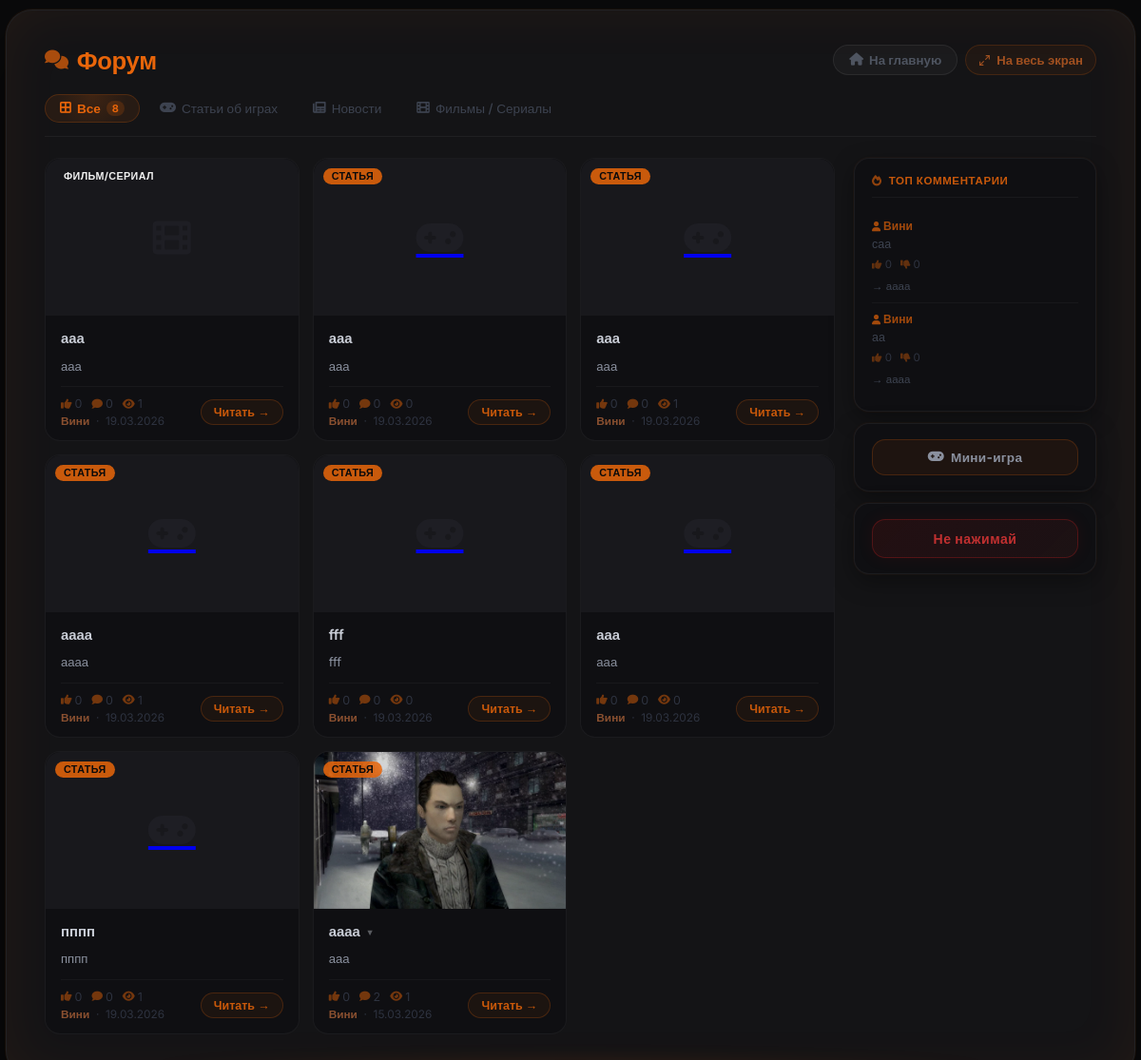
/forum, run on an earlier commit of the app's database.
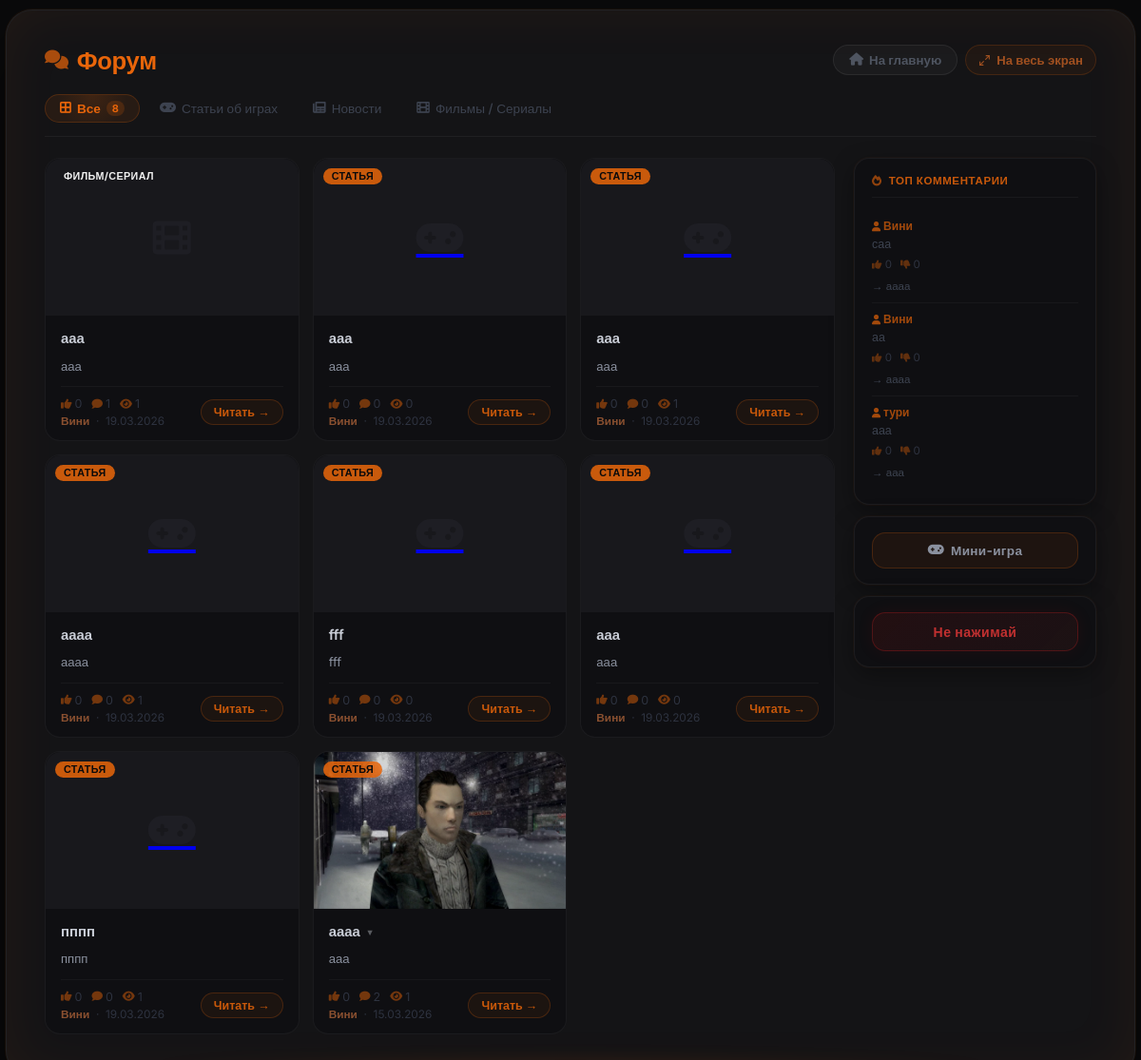
And on a later commit of the database.
### models.py (models this page shows, shortened)
class Article(db.Model):
    __tablename__ = 'articles'
    id          = db.Column(db.Integer, primary_key=True)
    title       = db.Column(db.String(300), nullable=False)
    preview     = db.Column(db.Text, nullable=True)       # краткое описание
    content     = db.Column(db.Text, nullable=False)
    image       = db.Column(db.String(500), nullable=True)  # URL изображения (старый способ)
    image_file  = db.Column(db.String(300), nullable=True)  # имя файла загруженного изображения
    video_url   = db.Column(db.String(500), nullable=True)  # ссылка на YouTube
    video_file  = db.Column(db.String(300), nullable=True)  # загруженный видео-файл
    category    = db.Column(db.String(50), default='article')
    views       = db.Column(db.Integer, default=0)
    likes       = db.Column(db.Integer, default=0)
    dislikes    = db.Column(db.Integer, default=0)
    created_at  = db.Column(db.DateTime, default=datetime.utcnow)
    updated_at  = db.Column(db.DateTime, default=datetime.utcnow, onupdate=datetime.utcnow)
    author_id   = db.Column(db.Integer, db.ForeignKey('users.id'), nullable=False)
    game_id     = db.Column(db.Integer, db.ForeignKey('games.id'), nullable=True)
    comments    = db.relationship('Comment',      backref='article', lazy='dynamic',
                                  cascade='all, delete-orphan')
    votes       = db.relationship('Vote',         backref='article', lazy='dynamic',
                                  cascade='all, delete-orphan')
    extra_pages = db.relationship('ExtraPage',    backref='article', lazy='dynamic',
                                  cascade='all, delete-orphan')
    dropdown_items = db.relationship('DropdownItem', backref='article', lazy='dynamic',
                                     cascade='all, delete-orphan', order_by='DropdownItem.order')
    article_views  = db.relationship('ArticleView',  backref='article', lazy='dynamic',
                                     cascade='all, delete-orphan')
    def get_image_url(self):
        if self.image_file:
            return f'/static/uploads/{self.image_file}'
        if self.image:
            return self.image
        return None

class User(db.Model, UserMixin):
    __tablename__ = 'users'
    id             = db.Column(db.Integer, primary_key=True)
    username       = db.Column(db.String(80),  unique=True, nullable=False)
    email          = db.Column(db.String(120), unique=True, nullable=False)
    password_hash  = db.Column(db.String(256), nullable=False)
    role           = db.Column(db.Integer, default=0)
    created_at     = db.Column(db.DateTime, default=datetime.utcnow)   # дата регистрации
    last_seen      = db.Column(db.DateTime, default=datetime.utcnow)
    banned_until   = db.Column(db.DateTime, nullable=True)
    ban_reason     = db.Column(db.String(500), nullable=True)
    banned_by_id   = db.Column(db.Integer, db.ForeignKey('users.id'), nullable=True)
    recovery_key   = db.Column(db.String(256), nullable=True)
    avatar         = db.Column(db.String(300), nullable=True)
    terms_agreed   = db.Column(db.Boolean, default=False)
    privacy_agreed = db.Column(db.Boolean, default=False)
    articles       = db.relationship('Article',  backref='author',     lazy='dynamic', foreign_keys='Article.author_id')
    comments       = db.relationship('Comment',  backref='author',     lazy='dynamic', foreign_keys='Comment.author_id')
    votes          = db.relationship('Vote',     backref='user',       lazy='dynamic')
    extra_pages    = db.relationship('ExtraPage', backref='author',    lazy='dynamic', foreign_keys='ExtraPage.author_id')
    comment_reactions = db.relationship('CommentReaction', backref='user', lazy='dynamic')

class Comment(db.Model):
    __tablename__ = 'comments'
    id         = db.Column(db.Integer, primary_key=True)
    content    = db.Column(db.Text, nullable=False)
    created_at = db.Column(db.DateTime, default=datetime.utcnow)
    article_id = db.Column(db.Integer, db.ForeignKey('articles.id'), nullable=False)
    author_id  = db.Column(db.Integer, db.ForeignKey('users.id'),    nullable=False)
    parent_id  = db.Column(db.Integer, db.ForeignKey('comments.id'), nullable=True)
    likes      = db.Column(db.Integer, default=0)
    dislikes   = db.Column(db.Integer, default=0)
    replies    = db.relationship('Comment',
                                 backref=db.backref('parent', remote_side='Comment.id'),
                                 lazy='dynamic',
                                 cascade='all, delete-orphan',
                                 primaryjoin='Comment.parent_id == Comment.id',
                                 order_by='Comment.created_at')
    reactions  = db.relationship('CommentReaction', backref='comment', lazy='dynamic',
                                 cascade='all, delete-orphan')

### app.py (the view)
@app.route('/forum')
def forum():
    category     = request.args.get('category', 'all')
    q            = Article.query
    if category in ('article', 'news', 'film'):
        q = q.filter_by(category=category)
    articles     = q.order_by(Article.created_at.desc()).all()
    top_comments = Comment.query.order_by(Comment.likes.desc()).limit(5).all()
    settings     = SiteSettings.get()
    return render_template('forum.html', articles=articles,
                           category=category, top_comments=top_comments,
                           chaos_button_enabled=settings.chaos_button_enabled)

### app.py (called while the page is built)
@app.before_request
def update_last_seen():
    if current_user.is_authenticated:
        current_user.last_seen = datetime.utcnow()
        db.session.commit()

@app.after_request
def add_security_headers(response):
    response.headers['X-Content-Type-Options'] = 'nosniff'
    response.headers['X-Frame-Options']        = 'DENY'
    response.headers['X-XSS-Protection']       = '1; mode=block'
    response.headers.pop('Server', None)
    response.headers.pop('X-Powered-By', None)
    return response

### models.py (called while the page is built)
    @staticmethod
    def get():
        s = SiteSettings.query.first()
        if not s:
            s = SiteSettings(chaos_button_enabled=False)
            db.session.add(s)
            db.session.commit()
        return s

### templates/forum.html (shortened to what this page needs)
{% extends "base.html" %}
{% block body_class %}has-own-fs{% endblock %}
{% block content %}
<div class="forum-outer">
<div class="forum-card">
    <div class="forum-header">
        <h1 class="forum-title"><i class="fas fa-comments"></i> Форум</h1>
        <div style="display:flex; gap:8px; flex-wrap:wrap;">
            <a href="{{ url_for('index') }}" class="btn btn-secondary"><i class="fas fa-home"></i> На главную</a>
            <button id="fsBtn" onclick="_fsToggle()" title="На весь экран" style="
                display:inline-flex;align-items:center;gap:6px;padding:7px 13px;border-radius:20px;
                background:rgba(232,101,10,0.06);border:1px solid rgba(232,101,10,0.18);
                color:#a05020;font-size:0.82rem;font-weight:600;cursor:pointer;
                font-family:inherit;transition:all 0.2s;
            " onmouseover="this.style.background='rgba(232,101,10,0.14)';this.style.color='#e8650a';this.style.borderColor='rgba(232,101,10,0.4)'"
               onmouseout="this.style.background='rgba(232,101,10,0.06)';this.style.color='#a05020';this.style.borderColor='rgba(232,101,10,0.18)'">
                <svg style="width:13px;height:13px;stroke:currentColor;fill:none;stroke-width:2;stroke-linecap:round;stroke-linejoin:round" viewBox="0 0 24 24" id="fsBtnSvg">
                    <polyline points="15 3 21 3 21 9"/><polyline points="9 21 3 21 3 15"/>
                    <line x1="21" y1="3" x2="14" y2="10"/><line x1="3" y1="21" x2="10" y2="14"/>
                </svg>
                <span id="fsBtnLabel">На весь экран</span>
            </button>
        </div>
    </div>
    <div class="forum-tabs">
        <a href="{{ url_for('forum', category='all') }}" class="tab-link {% if category == 'all' %}active{% endif %}">
            <i class="fas fa-border-all"></i> Все
            {% if category == 'all' and articles %}<span class="tab-count">{{ articles|length }}</span>{% endif %}
        </a>
        <a href="{{ url_for('forum', category='article') }}" class="tab-link {% if category == 'article' %}active{% endif %}">
            <i class="fas fa-gamepad"></i> Статьи об играх
        </a>
        <a href="{{ url_for('forum', category='news') }}" class="tab-link {% if category == 'news' %}active{% endif %}">
            <i class="fas fa-newspaper"></i> Новости
        </a>
        <a href="{{ url_for('forum', category='film') }}" class="tab-link {% if category == 'film' %}active{% endif %}">
            <i class="fas fa-film"></i> Фильмы / Сериалы
        </a>
    </div>
    <div class="forum-body">
        <div class="cards-grid">
            {% if articles %}
                {% for art in articles %}
                <div class="article-card">
                    <span class="card-badge {{ art.category }}">{% if art.category == 'news' %}Новость{% elif art.category == 'film' %}Фильм/Сериал{% else %}Статья{% endif %}</span>
                    <a href="{{ url_for('article', article_id=art.id) }}" class="card-thumb-link">
                        {% if art.get_image_url() %}
                            <img src="{{ art.get_image_url() }}" alt="{{ art.title }}" class="card-thumb">
                        {% else %}
                            <div class="card-thumb-ph"><i class="fas fa-{% if art.category == 'news' %}newspaper{% elif art.category == 'film' %}film{% else %}gamepad{% endif %}"></i></div>
                        {% endif %}
                    </a>
                    <div class="card-body">
                        <div class="card-title-wrap">
                            <a href="{{ url_for('article', article_id=art.id) }}" class="card-title">
                                {{ art.title }}
                                {% set drops = art.dropdown_items | selectattr('is_active') | list %}
                                {% if drops %}<span class="drop-arrow">▾</span>{% endif %}
                            </a>
                            {% set drops = art.dropdown_items | selectattr('is_active') | list %}
                        </div>
                        {% if art.preview %}
                            <p class="card-preview">{{ art.preview }}</p>
                        {% elif art.content %}
                            <p class="card-preview">{{ art.content | striptags | truncate(110) }}</p>
                        {% endif %}
                        <div class="card-footer">
                            <div>
                                <div class="card-stats">
                                    <span><i class="fas fa-thumbs-up"></i> {{ art.likes }}</span>
                                    <span><i class="fas fa-comment"></i> {{ art.comments.count() }}</span>
                                    <span><i class="fas fa-eye"></i> {{ art.views }}</span>
                                </div>
                                <div class="card-info" style="margin-top:4px;">
                                    <strong>{{ art.author.username }}</strong> &nbsp;·&nbsp; {{ art.created_at.strftime('%d.%m.%Y') }}
                                </div>
                            </div>
                            <a href="{{ url_for('article', article_id=art.id) }}" class="read-btn">Читать →</a>
                        </div>
                    </div>
                </div>
                {% endfor %}
            {% else %}
                <div class="cards-empty">
                    <i class="fas fa-comments"></i>
                    <p>Статей пока нет</p>
                </div>
            {% endif %}
        </div>
        <aside class="forum-sidebar">
            <div class="sidebar-block">
                <div class="sb-title"><i class="fas fa-fire"></i> Топ комментарии</div>
                {% if top_comments %}
                    {% for comment in top_comments %}
                    <div class="top-comment">
                        <div class="tc-author"><i class="fas fa-user" style="font-size:0.65rem; margin-right:3px;"></i>{{ comment.author.username }}</div>
                        <div class="tc-text">{{ comment.content }}</div>
                        <div class="tc-stats"><span><i class="fas fa-thumbs-up"></i> {{ comment.likes }}</span><span><i class="fas fa-thumbs-down"></i> {{ comment.dislikes }}</span></div>
                        <a href="{{ url_for('article', article_id=comment.article_id) }}#comment-{{ comment.id }}" class="tc-link">→ {{ comment.article.title | truncate(28) }}</a>
                    </div>
                    {% endfor %}
                {% else %}
                    <div style="color:#1e2028; font-size:0.8rem; text-align:center; padding:14px 0;">
                        <i class="fas fa-comment-slash" style="display:block; font-size:1.6rem; margin-bottom:7px; opacity:0.08;"></i>
                        Комментариев пока нет
                    </div>
                {% endif %}
            </div>
            <div class="sidebar-block">
                <button id="ogOpenBtn" style="
                    width:100%; padding:10px 0; border-radius:14px; font-size:0.85rem;
                    font-weight:700; cursor:pointer; font-family:inherit;
                    background:rgba(232,101,10,0.07); border:1px solid rgba(232,101,10,0.2);
                    color:#8a909e; letter-spacing:0.3px; transition:all 0.2s;
                    display:flex; align-items:center; justify-content:center; gap:7px;
                " onmouseover="this.style.background='rgba(232,101,10,0.14)';this.style.color='#e8650a';this.style.borderColor='rgba(232,101,10,0.4)';"
                   onmouseout="this.style.background='rgba(232,101,10,0.07)';this.style.color='#8a909e';this.style.borderColor='rgba(232,101,10,0.2)';">
                    <i class="fas fa-gamepad"></i> Мини-игра
                </button>
            </div>
            {% if chaos_button_enabled %}
            <div class="sidebar-block" id="chaosBlock">
                <button id="chaosBtn" onclick="triggerChaos()" style="
                    width:100%; padding:11px 0; border-radius:14px; font-size:0.88rem;
                    font-weight:800; cursor:pointer; font-family:inherit;
                    background:linear-gradient(135deg,rgba(180,20,20,0.12),rgba(232,64,64,0.06));
                    border:1px solid rgba(200,30,30,0.3); color:#c03030;
                    letter-spacing:0.5px; transition:all 0.25s;
                    display:flex; align-items:center; justify-content:center; gap:8px;
                    box-shadow: 0 0 18px rgba(200,30,30,0.08);
                    animation: chaosPulse 2.5s ease-in-out infinite;
                ">
                    Не нажимай
                </button>
            </div>
            {% endif %}
        </aside>
    </div>
</div>
</div>
{% endblock %}

### templates/base.html (shortened to what this page needs)
<!DOCTYPE html>
<html lang="ru">
<head>
    <link rel="stylesheet" href="https://cdnjs.cloudflare.com/ajax/libs/font-awesome/6.0.0-beta3/css/all.min.css">
</head>
<body class="{% block body_class %}{% endblock %}">
    <div class="container">
        {% block content %}{% endblock %}
    </div>
</body>
</html>

### templates/base.html (style rules this page uses)
* { margin:0; padding:0; box-sizing:border-box; }
body { background:#0a0a0b; color:#f0f0f0; font-family:'Inter',sans-serif; min-height:100vh; display:flex; justify-content:center; align-items:center; padding:20px; }
.container { max-width:800px; width:100%; background:#141416; border-radius:48px; padding:48px; box-shadow:0 0 0 1px rgba(232,101,10,0.06), 0 25px 50px rgba(0,0,0,0.7); border:1px solid rgba(255,255,255,0.06); }
h1, h2 { color:#ff6600; margin-bottom:20px; }
.btn { background:#e8650a; color:#0a0a0b; border:none; padding:12px 24px; border-radius:60px; cursor:pointer; font-weight:600; transition:0.2s; }
.btn-secondary { background:rgba(255,255,255,0.04); color:#c9cdd6; border:1px solid rgba(232,101,10,0.25); }

What changed in the data, as far as the page shows it:
computed for Article (number 1 of 8 on the later page): comments.count "0" → "1"
added Comment: author.username "тури", content "ааа", likes "0", dislikes "0", article "ааа"
